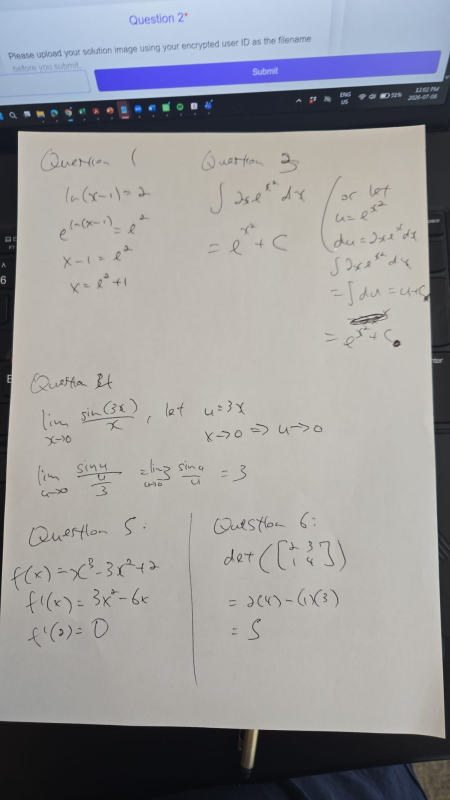
#> input picture test_uploads/WhatsApp Image 2569-07-08 at 12.04.25.jpeg, 900 x 1600 px (shown at 1/2 size)
$ python -i audit.py   (imports and definitions only)
#> lines starting #> are read from the running program, lines starting #| are printed output that depends on the picture
"""
Lightweight fraud audit — no local ML models.

Setup:
  python3 -m venv .venv-lite
  source .venv-lite/bin/activate
  pip install -r requirements-minimal.txt

Math OCR (SimpleTex):
    export SIMPLETEX_UAT=your_simpletex_uat
    export SIMPLETEX_API_URL=https://server.simpletex.cn/api/simpletex_ocr
    export SIMPLETEX_REC_MODE=formula
    export SIMPLETEX_ENABLE_IMG_ROT=true

Run:
  python audit.py
"""

import hashlib
import io
import os
import shlex
import shutil
import subprocess
import tempfile
from datetime import datetime

import pandas as pd
from PIL import Image, ImageOps
from PIL.ExifTags import TAGS

from math_ocr_api import convert_math_photo_to_latex
from audit_report import build_review_row, save_audit_reports

MINIMUM_MINUTES_REQUIRED = 10.0
SURVEY_CSV_PATH = "survey_export.csv"
LOCAL_IMAGE_FOLDER = os.getenv("LOCAL_IMAGE_FOLDER", "test_uploads")
TESSERACT_CONFIG = os.getenv("TESSERACT_CONFIG", "--psm 6")

AI_KEYWORD_FLAG_LIST = {
    "Overly Academic Adjectives": ["meticulous", "comprehensive", "intricate", "straightforward", "rigorous", "profound", "elegant"],
    "Step-by-Step Setup": ["let's break this down", "to solve this step-by-step", "crucially", "importantly", "let's delve into", "it's worth noting"],
    "Over-Explainer Transitions": ["consequently", "hence", "thus", "therefore, we can conclude", "by applying the principles of", "as a result"],
    "Wrapping Up Fluff": ["in summary", "ultimately", "this gives us the final result of", "we successfully determined"],
}
AI_KEYWORD_SCORE_MATCHES_FOR_MAX = 6


def get_participant_id(filename):
    return os.path.splitext(filename)[0] if filename else ""


# [23 lines left out: functions load_local_images, preprocess_image_for_ocr, not called in this run]


def extract_text_from_image(image_bytes):
    if not image_bytes:
        return ""
    tesseract = shutil.which("tesseract")
    if not tesseract:
        return ""
    image = preprocess_image_for_ocr(image_bytes)
    with tempfile.NamedTemporaryFile(suffix=".png", delete=False) as tmp:
        image.save(tmp.name, format="PNG")
        path = tmp.name
    try:
        cmd = [tesseract, path, "stdout"]
        if TESSERACT_CONFIG:
            cmd.extend(shlex.split(TESSERACT_CONFIG))
        result = subprocess.run(cmd, capture_output=True, text=True, check=True)
        return result.stdout.strip()
    except Exception:
        return ""
    finally:
        try:
            os.unlink(path)
        except OSError:
            pass


# [141 lines left out: functions load_latex_sidecar, score_ai_keyword_flags, analyze_image_metadata, run_security_audit, not called in this run]


# [2 lines not run here, left out]

>>> import cv2
>>> picture = cv2.imread('test_uploads/WhatsApp Image 2569-07-08 at 12.04.25.jpeg', cv2.IMREAD_GRAYSCALE)
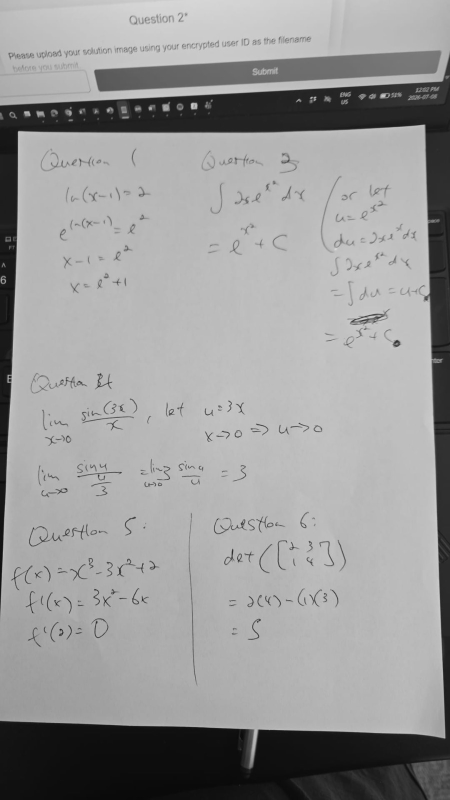
#> picture: shape (1600, 900) (shown at 1/2 size); min 6, max 218, mean 153.6
#> (the run stopped early here; a loop or call above may not have finished)
